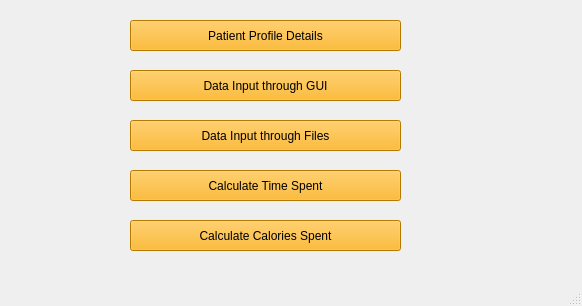
<?xml version="1.0" encoding="UTF-8"?>
<ui version="4.0">
 <class>MainWindow</class>
 <widget class="QMainWindow" name="MainWindow">
  <property name="geometry">
   <rect>
    <x>0</x>
    <y>0</y>
    <width>582</width>
    <height>306</height>
   </rect>
  </property>
  <property name="windowTitle">
   <string>Diabetic Activity Analysis</string>
  </property>
  <widget class="QWidget" name="centralwidget">
   <widget class="QPushButton" name="pushButton">
    <property name="geometry">
     <rect>
      <x>130</x>
      <y>70</y>
      <width>271</width>
      <height>31</height>
     </rect>
    </property>
    <property name="styleSheet">
     <string notr="true">background-color: rgb(255, 170, 0);
font: 75 14pt &quot;MS Shell Dlg 2&quot;;</string>
    </property>
    <property name="text">
     <string>Data Input through GUI</string>
    </property>
   </widget>
   <widget class="QPushButton" name="pushButton_2">
    <property name="geometry">
     <rect>
      <x>130</x>
      <y>120</y>
      <width>271</width>
      <height>31</height>
     </rect>
    </property>
    <property name="styleSheet">
     <string notr="true">font: 75 14pt &quot;MS Shell Dlg 2&quot;;
background-color: rgb(255, 170, 0);</string>
    </property>
    <property name="text">
     <string>Data Input through Files</string>
    </property>
   </widget>
   <widget class="QPushButton" name="pushButton_3">
    <property name="geometry">
     <rect>
      <x>130</x>
      <y>170</y>
      <width>271</width>
      <height>31</height>
     </rect>
    </property>
    <property name="styleSheet">
     <string notr="true">background-color: rgb(255, 170, 0);
font: 75 14pt &quot;MS Shell Dlg 2&quot;;</string>
    </property>
    <property name="text">
     <string>Calculate Time Spent</string>
    </property>
   </widget>
   <widget class="QPushButton" name="pushButton_4">
    <property name="geometry">
     <rect>
      <x>130</x>
      <y>220</y>
      <width>271</width>
      <height>31</height>
     </rect>
    </property>
    <property name="styleSheet">
     <string notr="true">
font: 75 14pt &quot;MS Shell Dlg 2&quot;;
background-color: rgb(255, 170, 0);
</string>
    </property>
    <property name="text">
     <string>Calculate Calories Spent</string>
    </property>
   </widget>
   <widget class="QPushButton" name="pushButton_5">
    <property name="geometry">
     <rect>
      <x>130</x>
      <y>20</y>
      <width>271</width>
      <height>31</height>
     </rect>
    </property>
    <property name="maximumSize">
     <size>
      <width>271</width>
      <height>16777215</height>
     </size>
    </property>
    <property name="styleSheet">
     <string notr="true">background-color: rgb(255, 170, 0);
font: 75 14pt &quot;MS Shell Dlg 2&quot;;</string>
    </property>
    <property name="text">
     <string>Patient Profile Details</string>
    </property>
   </widget>
   <widget class="QLabel" name="label">
    <property name="geometry">
     <rect>
      <x>10</x>
      <y>10</y>
      <width>571</width>
      <height>321</height>
     </rect>
    </property>
    <property name="text">
     <string/>
    </property>
    <property name="pixmap">
     <pixmap>../Users/home/Documents/image.jpg</pixmap>
    </property>
   </widget>
   <zorder>label</zorder>
   <zorder>pushButton</zorder>
   <zorder>pushButton_2</zorder>
   <zorder>pushButton_3</zorder>
   <zorder>pushButton_4</zorder>
   <zorder>pushButton_5</zorder>
  </widget>
  <widget class="QStatusBar" name="statusbar"/>
 </widget>
 <resources/>
 <connections/>
</ui>
